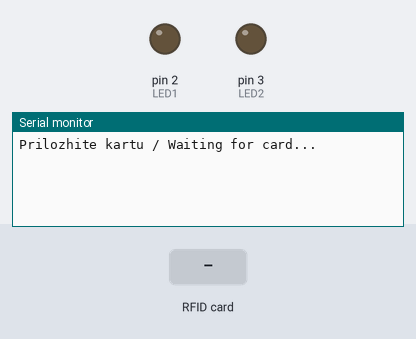
Bench run of a sketch on a simulated Arduino Uno, built with avr-gcc and run on an emulated ATmega328P. Parts: output pins drawn as LEDs (lit = HIGH), the last lines printed to the serial monitor. The inputs (shaded band) are chosen by the test bench. Pins used as bus, display or sensor lines are not drawn.

Above: at 1.2 s.
1.3 s: RFID card 5E 7A 19 C4 held to the reader
At 1.37 s:
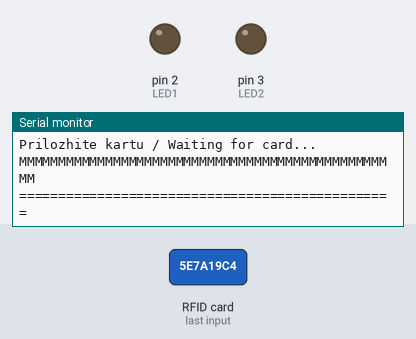
At 2.3 s:
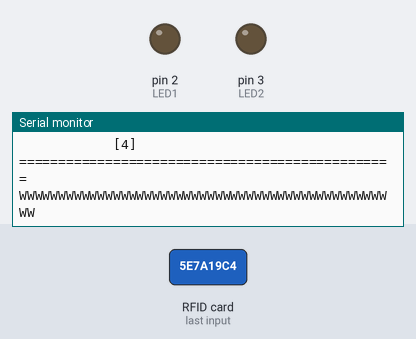

Measured:
- after the input at 1.3 s, the serial monitor: prints a new line at once (image 1)

The sketch:

DocNFC.ino
```cpp
// Дмитрий Осипов. http://www.youtube.com/user/d36073?feature=watch

#include <SPI.h>
#include <MFRC522.h> // thu vien "RFID".
const int LED1 = 2; // LED do
const int LED2 = 3; // LED xanh
/*
Ket noi voi Arduino Uno hoac Mega
 ----------------------------------------------------- Nicola Coppola
 * Pin layout should be as follows:
 * Signal     Pin              Pin               Pin
 *            Arduino Uno      Arduino Mega      MFRC522 board
 * ------------------------------------------------------------
 * Reset      9                5                 RST
 * SPI SS     10               53                SDA
 * SPI MOSI   11               51                MOSI
 * SPI MISO   12               50                MISO
 * SPI SCK    13               52                SCK

 */


#define SS_PIN 10
#define RST_PIN 9

MFRC522 mfrc522(SS_PIN, RST_PIN);
unsigned long uidDec, uidDecTemp; // hien thi so UID dang thap phan
byte bCounter, readBit;
unsigned long ticketNumber;


void setup() {
  pinMode(LED1, OUTPUT);
  pinMode(LED2, OUTPUT);
  Serial.begin(9600);
  SPI.begin();
  mfrc522.PCD_Init();
  Serial.println("Prilozhite kartu / Waiting for card...");
}

void loop() {
  // Tim the moi
  if ( ! mfrc522.PICC_IsNewCardPresent()) {
    return;
  }

  // Doc the
  if ( ! mfrc522.PICC_ReadCardSerial()) {
    return;
  }

  uidDec = 0;
  Serial.println("MMMMMMMMMMMMMMMMMMMMMMMMMMMMMMMMMMMMMMMMMMMMMMMMM");
  Serial.println("================================================");

  // Hien thi so UID cua the
  Serial.println("Serijnyj nomer karty / Card UID: ");
  for (byte i = 0; i < mfrc522.uid.size; i++) {
    uidDecTemp = mfrc522.uid.uidByte[i];
    uidDec = uidDec*256+uidDecTemp;
  }
  Serial.print("            [");
  Serial.print(uidDec);
  if(uidDec == 696335238){
    digitalWrite(LED1,!digitalRead(LED1));
    delay(5000);
  }else{
  }
  //--------------------------------
  if(uidDec == 3501146325){
    digitalWrite(LED2,!digitalRead(LED2));
    delay(5000);
  }else{
  }
  Serial.println("]");
  Serial.println("================================================");

  // Hien thi loai the
  byte piccType = mfrc522.PICC_GetType(mfrc522.uid.sak); // Tra cuu dinh dang the
  Serial.println("Tip karty / Card type: ");

  Serial.print(" [");
  Serial.print(mfrc522.PICC_GetTypeName(piccType)); // Chuyen dinh dang the ve kieu doc
  Serial.println("]");
  Serial.println("================================================");
  if (piccType != MFRC522::PICC_TYPE_MIFARE_UL) { // Neu khong dung dinh dang the

    Serial.println("Neizvestnaja karta / Not a valid card: Type");
    Serial.print("            [");
    Serial.print(piccType);
    Serial.println("]");
    Serial.println("================================================");
    Serial.println("WWWWWWWWWWWWWWWWWWWWWWWWWWWWWWWWWWWWWWWWWWWWWWWWW");

    // Halt PICC
    mfrc522.PICC_HaltA();  // dung lai
    return;
    delay(1);
  }

  // Neu dung dinh dang the
  byte status;
  byte byteCount;
  byte buffer[18]; // do dai (16 byte + 2 byte dieu khien).
  byte pages[2] = {
    4, 8                      }; // so trang co du lieu.

  byte pageByte; // dem so byte trong trang

  byteCount = sizeof(buffer);
  byte bCount = 0;


  for (byte i = 0; i<2; i++) { // bat dau doc trang
    status = mfrc522.MIFARE_Read(pages[i], buffer, &byteCount);

    if (status != MFRC522::STATUS_OK) {
      Serial.print("Read error: ");
      Serial.println(mfrc522.GetStatusCodeName(status));
    }
    else {
      if (pages[i] == 4) {
        bCounter = 0; // bo dem 32-bit

        // bit 0-3.
        for (bCount = 0; bCount < 4; bCount++) {
          readBit = bitRead(buffer[6], (bCount+4));
          setBitsForGood(readBit);
        }

        // bit 4 - 27.
        for (pageByte = 5; pageByte > 2; pageByte--) {
          for (bCount = 0; bCount<8; bCount++) {
            readBit = bitRead(buffer[pageByte], bCount);
            setBitsForGood(readBit);
          }
        }

        // bit 28-31.
        for (bCount = 0; bCount < 4; bCount++) {
          readBit = bitRead(buffer[2], bCount);
          setBitsForGood(readBit);
        }

        Serial.println("Napechatannyj nomer na karte / Ticket number: ");
        Serial.print("            [");
        Serial.print(ticketNumber, DEC);
        Serial.println("]");
        Serial.println("================================================");
      }

      if (pages[i] == 8) { // ngay san xuat

        Serial.println("Data pokupki karty / Issued: ");
        Serial.println("    Chislo Mesjac God");
        // so ngay tu 01.01.1992 dang thap phan
        unsigned int issueDate = buffer[0] * 256 + buffer[1];
        printIssueDate(issueDate);
        Serial.println("================================================");

        Serial.println("Srok dejstvija karty / Good for (days): "); // han su dung
        Serial.print("            [");
        Serial.print(buffer[2], DEC);
        Serial.print("]");
        Serial.println(" Ngay");
        Serial.println("================================================");
        Serial.println("Kolichestvo ostavshihsja poezdok / Trip reminder: ");
        Serial.print("            [");
        // So lan su dung con lai
        Serial.print(buffer[5], DEC);
        Serial.println("]");

        Serial.println("================================================");
        Serial.println("WWWWWWWWWWWWWWWWWWWWWWWWWWWWWWWWWWWWWWWWWWWWWWWWW");
      }
    }
  }


  // Halt PICC
  mfrc522.PICC_HaltA();

}

void printIssueDate(unsigned int incoming) {

  boolean isLeap = true; // kiem tra nam nhuan
  int days[]={
    // cac ngay cuoi cung trong thang theo thu tu doi voi nam binh thuong
    0,31,59,90,120,151,181,212,243,273,304,334                      };
  byte dayOfMonth, monthCounter;
  unsigned int yearCount;

  // bat dau tinh tu 01.01.1992
  //  incoming = incoming+1;

  // tinh nam, so ngay ke tu khi san xuat
  for (yearCount = 1992; incoming >366; yearCount++) {

    if ((yearCount % 4 == 0 && yearCount % 100 != 0) ||  yearCount % 400 == 0) {
      incoming = incoming - 366;
      isLeap = true;
    }
    else {
      incoming = incoming - 365;
      isLeap = false;
    }
  }
  // tinh so thu tu thang
  for (monthCounter = 0; incoming > days[monthCounter]; monthCounter++) {
  }

  // tinh so thu tu ngay trong thang

  if (isLeap == true) { // neu nam nhuan

    // neu khong phai thang dau tien, thi them 1 vao ngay cuoi cung cua thang
    if (days[monthCounter-1]>31) {
      dayOfMonth = incoming - (days[monthCounter-1]+ 1);
    }
    else {
      dayOfMonth = incoming - (days[monthCounter-1]);
    }
  }
  // neu la thang dau tien
  else {
    dayOfMonth = incoming - (days[monthCounter-1]); // neu khong phai nam nhuan
  }
  Serial.print("            [");
  Serial.print(dayOfMonth);
  Serial.print(".");
  Serial.print(monthCounter);
  Serial.print(".");
  Serial.print(yearCount);
  Serial.println("]");
}

void setBitsForGood(byte daBeat) {
  if (daBeat == 1) {
    bitSet(ticketNumber, bCounter);
    bCounter=bCounter+1;
  }
  else {
    bitClear(ticketNumber, bCounter);
    bCounter=bCounter+1;
  }
}
```
